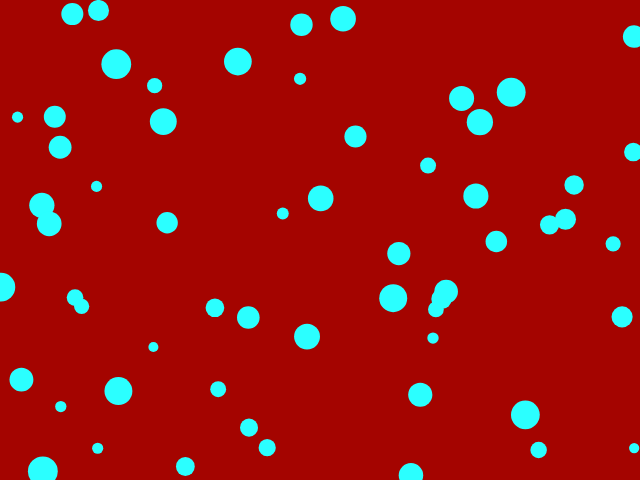
Frame 1 (no input)
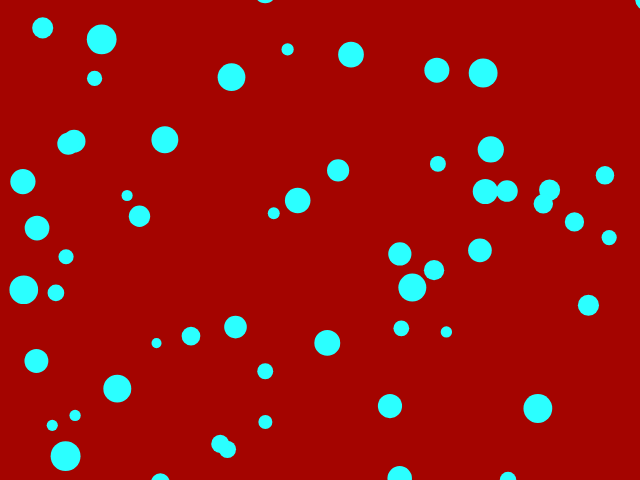
Frame 60 (no input)
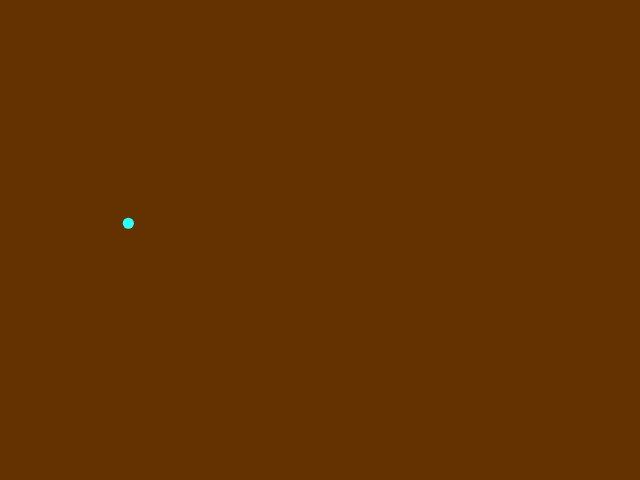
Frame 120 (the mouse pressed at the canvas centre since frame 60)

The p5.js sketch that drew these frames (run headless with seeded random() and noise() and a simulated clock; from frame 60 on, the mouse is pressed at the canvas centre):

// p5.js sketch
// ── sketch.js
var x = [];

function setup() {
  createCanvas(640, 480);
  noStroke();
  fill(43, 255, 255);
  // Create objects
  for (var i=0; i<60; i++) {
    x.push(new Jitter());
  }
}

function draw() {
  background(164, 4, 0);
  for (var i=0; i<x.length; i++) {
    if (mouseIsPressed) {
      background(100, 50, 0);
      x[i].move();
      x[i].display();


    } else {
      x[i].move();
      x[i].display();
    }
  }
}

function Jitter() {
  this.x = random(width);
  this.y = random(height);
  this.diameter = random(10, 30);
  this.speed = 5;

  this.move = function() {
    this.x += random(-this.speed, this.speed);
    this.y += random(-this.speed, this.speed);
  };

  this.display = function() {
    ellipse(this.x, this.y, this.diameter, this.diameter);
  };
}
